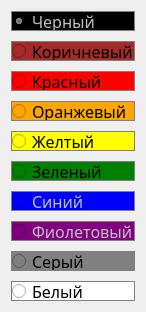
  <widget class="QWidget" name="verticalLayoutWidget_6">
   <property name="geometry">
    <rect>
     <x>300</x>
     <y>410</y>
     <width>101</width>
     <height>292</height>
    </rect>
   </property>
   <layout class="QVBoxLayout" name="stripe3_colors_3">
    <property name="spacing">
     <number>10</number>
    </property>
    <item>
     <widget class="QRadioButton" name="stripe1_black_3">
      <property name="minimumSize">
       <size>
        <width>0</width>
        <height>20</height>
       </size>
      </property>
      <property name="maximumSize">
       <size>
        <width>16777215</width>
        <height>20</height>
       </size>
      </property>
      <property name="font">
       <font>
        <family>GOST type A</family>
        <pointsize>12</pointsize>
       </font>
      </property>
      <property name="styleSheet">
       <string notr="true">background: black; color: silver; border: 1px solid gray;</string>
      </property>
      <property name="text">
       <string>Черный</string>
      </property>
      <property name="checked">
       <bool>true</bool>
      </property>
     </widget>
    </item>
    <item>
     <widget class="QRadioButton" name="stripe1_brown_3">
      <property name="minimumSize">
       <size>
        <width>0</width>
        <height>20</height>
       </size>
      </property>
      <property name="maximumSize">
       <size>
        <width>16777215</width>
        <height>20</height>
       </size>
      </property>
      <property name="font">
       <font>
        <family>GOST type A</family>
        <pointsize>12</pointsize>
       </font>
      </property>
      <property name="styleSheet">
       <string notr="true">background: brown; border: 1px solid gray;</string>
      </property>
      <property name="text">
       <string>Коричневый</string>
      </property>
     </widget>
    </item>
    <item>
     <widget class="QRadioButton" name="stripe1_red_3">
      <property name="minimumSize">
       <size>
        <width>0</width>
        <height>20</height>
       </size>
      </property>
      <property name="maximumSize">
       <size>
        <width>16777215</width>
        <height>20</height>
       </size>
      </property>
      <property name="font">
       <font>
        <family>GOST type A</family>
        <pointsize>12</pointsize>
       </font>
      </property>
      <property name="styleSheet">
       <string notr="true">background: red; border: 1px solid gray;</string>
      </property>
      <property name="text">
       <string>Красный</string>
      </property>
     </widget>
    </item>
    <item>
     <widget class="QRadioButton" name="stripe1_orange_3">
      <property name="minimumSize">
       <size>
        <width>0</width>
        <height>20</height>
       </size>
      </property>
      <property name="maximumSize">
       <size>
        <width>16777215</width>
        <height>20</height>
       </size>
      </property>
      <property name="font">
       <font>
        <family>GOST type A</family>
        <pointsize>12</pointsize>
       </font>
      </property>
      <property name="styleSheet">
       <string notr="true">background: orange; border: 1px solid gray;</string>
      </property>
      <property name="text">
       <string>Оранжевый</string>
      </property>
     </widget>
    </item>
    <item>
     <widget class="QRadioButton" name="stripe1_yellow_3">
      <property name="minimumSize">
       <size>
        <width>0</width>
        <height>20</height>
       </size>
      </property>
      <property name="maximumSize">
       <size>
        <width>16777215</width>
        <height>20</height>
       </size>
      </property>
      <property name="font">
       <font>
        <family>GOST type A</family>
        <pointsize>12</pointsize>
       </font>
      </property>
      <property name="styleSheet">
       <string notr="true">background: yellow; border: 1px solid gray;</string>
      </property>
      <property name="text">
       <string>Желтый</string>
      </property>
     </widget>
    </item>
    <item>
     <widget class="QRadioButton" name="stripe1_green_3">
      <property name="minimumSize">
       <size>
        <width>0</width>
        <height>20</height>
       </size>
      </property>
      <property name="maximumSize">
       <size>
        <width>16777215</width>
        <height>20</height>
       </size>
      </property>
      <property name="font">
       <font>
        <family>GOST type A</family>
        <pointsize>12</pointsize>
       </font>
      </property>
      <property name="styleSheet">
       <string notr="true">background: green; border: 1px solid gray;</string>
      </property>
      <property name="text">
       <string>Зеленый</string>
      </property>
     </widget>
    </item>
    <item>
     <widget class="QRadioButton" name="stripe1_blue_3">
      <property name="minimumSize">
       <size>
        <width>0</width>
        <height>20</height>
       </size>
      </property>
      <property name="maximumSize">
       <size>
        <width>16777215</width>
        <height>20</height>
       </size>
      </property>
      <property name="font">
       <font>
        <family>GOST type A</family>
        <pointsize>12</pointsize>
       </font>
      </property>
      <property name="styleSheet">
       <string notr="true">background: blue; color: silver; border: 1px solid gray;</string>
      </property>
      <property name="text">
       <string>Синий</string>
      </property>
     </widget>
    </item>
    <item>
     <widget class="QRadioButton" name="stripe1_purple_3">
      <property name="minimumSize">
       <size>
        <width>0</width>
        <height>20</height>
       </size>
      </property>
      <property name="maximumSize">
       <size>
        <width>16777215</width>
        <height>20</height>
       </size>
      </property>
      <property name="font">
       <font>
        <family>GOST type A</family>
        <pointsize>12</pointsize>
       </font>
      </property>
      <property name="styleSheet">
       <string notr="true">background: purple; color: silver; border: 1px solid gray;</string>
      </property>
      <property name="text">
       <string>Фиолетовый</string>
      </property>
     </widget>
    </item>
    <item>
     <widget class="QRadioButton" name="stripe1_gray_3">
      <property name="minimumSize">
       <size>
        <width>0</width>
        <height>20</height>
       </size>
      </property>
      <property name="maximumSize">
       <size>
        <width>16777215</width>
        <height>20</height>
       </size>
      </property>
      <property name="font">
       <font>
        <family>GOST type A</family>
        <pointsize>12</pointsize>
       </font>
      </property>
      <property name="styleSheet">
       <string notr="true">background: gray; border: 1px solid gray;</string>
      </property>
      <property name="text">
       <string>Серый</string>
      </property>
     </widget>
    </item>
    <item>
     <widget class="QRadioButton" name="stripe1_white_3">
      <property name="minimumSize">
       <size>
        <width>0</width>
        <height>20</height>
       </size>
      </property>
      <property name="maximumSize">
       <size>
        <width>16777215</width>
        <height>20</height>
       </size>
      </property>
      <property name="font">
       <font>
        <family>GOST type A</family>
        <pointsize>12</pointsize>
       </font>
      </property>
      <property name="styleSheet">
       <string notr="true">background: white; border: 1px solid gray;</string>
      </property>
      <property name="text">
       <string>Белый</string>
      </property>
     </widget>
    </item>
   </layout>
  </widget>
